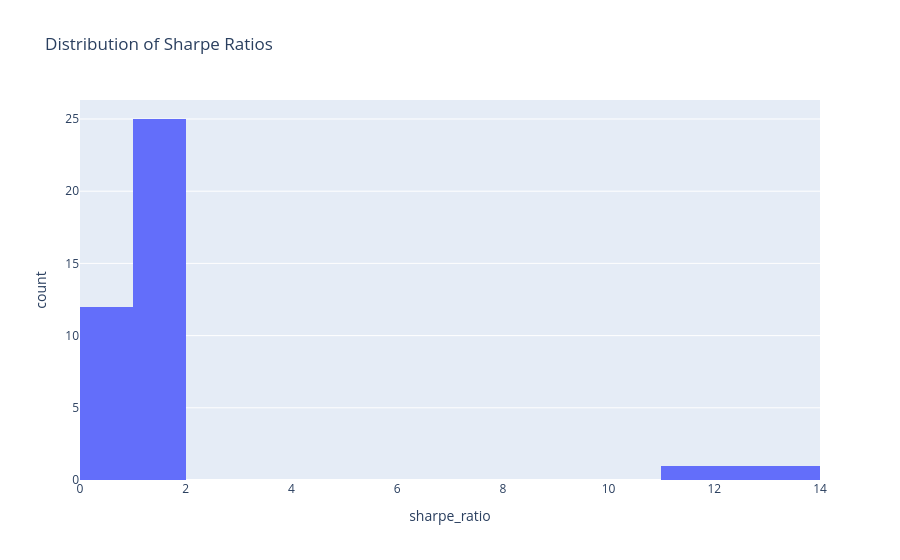

Notebook code for this chart:
### Code cell
fig = px.histogram(
    sharpe_df,
    x="sharpe_ratio",
    nbins=20,
    title="Distribution of Sharpe Ratios"
)

fig.show()

### Figure 1 — Plotly figure (JSON) as saved in the notebook; plotly's stock layout.template omitted (floating-point values rounded to 4 significant figures)
{"data": [{"bingroup": "x", "hovertemplate": "sharpe_ratio=%{x}<br>count=%{y}<extra></extra>", "legendgroup": "", "marker": {"color": "#636efa", "pattern": {"shape": ""}}, "name": "", "nbinsx": 20, "orientation": "v", "showlegend": false, "type": "histogram", "x": [0.2408, 1.081, 1.434, 1.469, 0.4121, 11.89, 1.318, 0.149, 1.028, 1.536, 1.105, 0.7034, 1.16, 1.258, 0.4921, 0.5898, 1.33, 0.1807, 1.396, 1.677, 1.415, 1.201, 0.2007, 1.261, 1.475, 1.514, 1.071, 13.52, 0.9722, 0.4356, 1.712, 12.45, 1.214, 0.6512, 1.902, 1.343, 1.599, 0.9123, 1.495, 1.209], "xaxis": "x", "yaxis": "y"}], "layout": {"barmode": "relative", "legend": {"tracegroupgap": 0}, "title": {"text": "Distribution of Sharpe Ratios"}, "xaxis": {"anchor": "y", "domain": [0, 1], "title": {"text": "sharpe_ratio"}}, "yaxis": {"anchor": "x", "domain": [0, 1], "title": {"text": "count"}}}}
